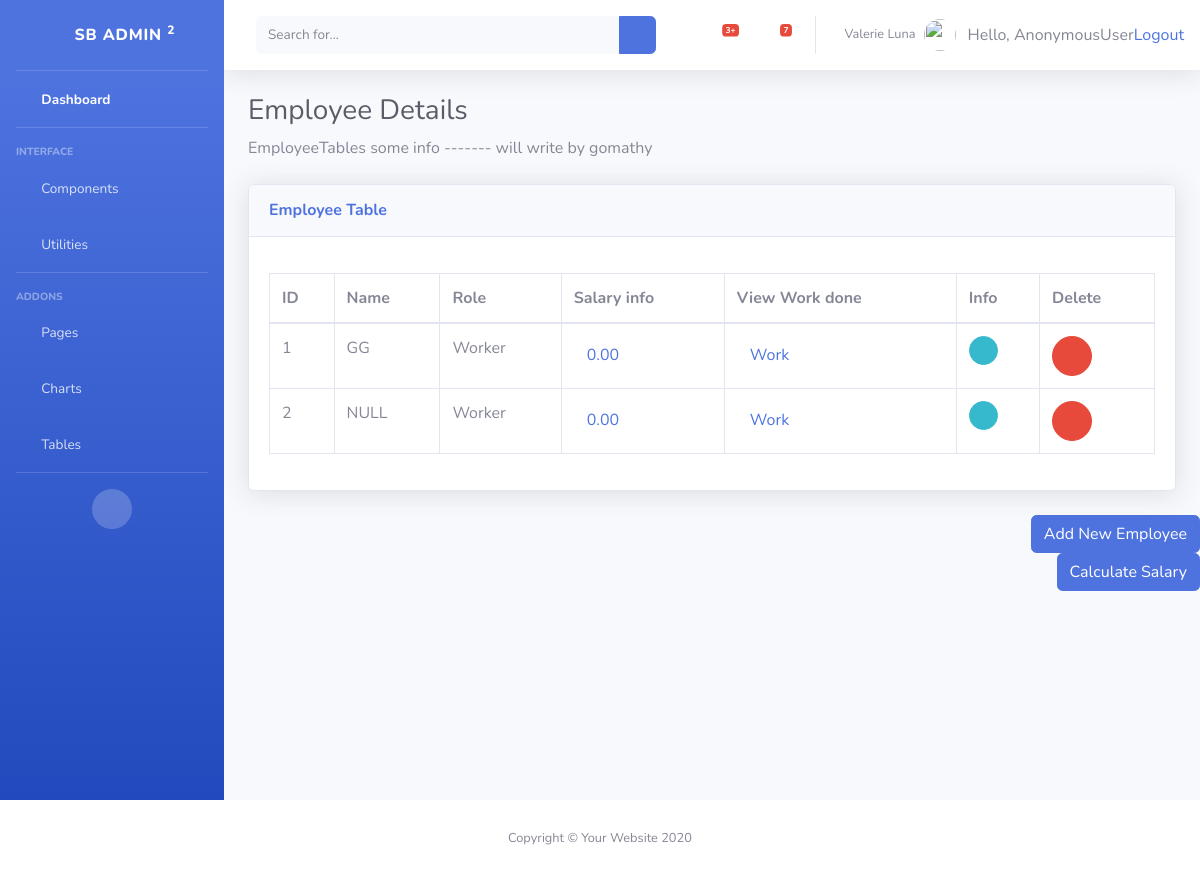
/employee/, run on an earlier commit of the app's database.
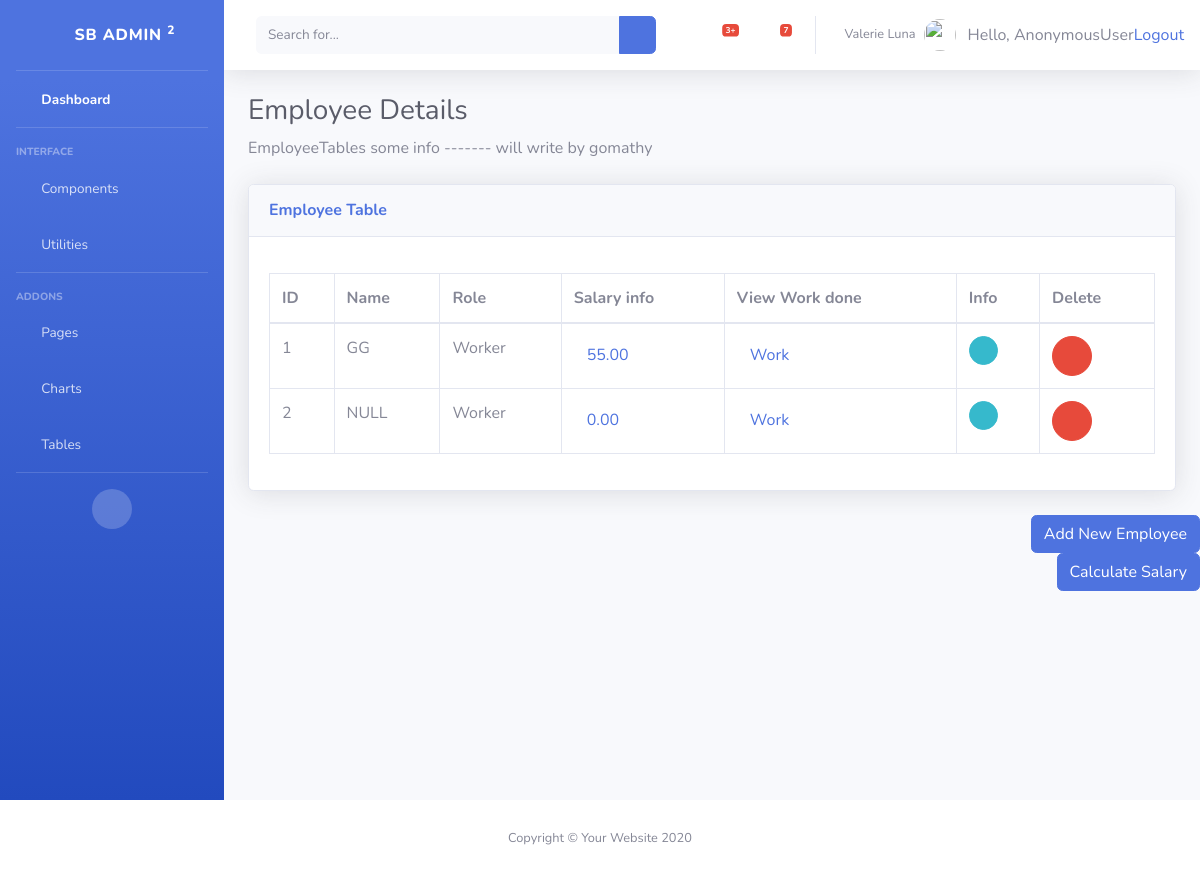
And on a later commit of the database.
### inventory/models.py (models this page shows, shortened)
class Employee(models.Model):
	name 		= models.CharField("Employee Name", max_length=30, default='NULL', blank=True)
	basicSalary = models.DecimalField(max_digits=10, decimal_places=2, default=0)
	bonus 		= models.DecimalField(max_digits=10, decimal_places=2, default=0)
	total 		= models.DecimalField(max_digits=10, decimal_places=2, default=0) # basic + bonus
	isPaid 		= models.BooleanField(default=False)
	lastSalary 	= models.DateTimeField('last salary updated date', default=now, blank=True)
	DESIGNATION_CEO= 'Manager'
	DESIGNATION_WORKER= 'Worker'
	DESIGNATION_SUPERVISER= 'Superviser'
	DESIGNATION_MARKETING= 'MarketingHead'
	DESIGNATION_OTHERS= 'Others'
	DESIGNATION_CHOICES= [(DESIGNATION_WORKER, 'Worker'),(DESIGNATION_CEO,'Manager'),(DESIGNATION_SUPERVISER,'Superviser'),(DESIGNATION_MARKETING,'MarketingHead'),(DESIGNATION_WORKER,'others') ]
	designation = models.CharField(choices=DESIGNATION_CHOICES, max_length=200, default='Others')
	address = models.CharField(max_length=70, default='Not Found', blank=True)
	phone = models.CharField("Phone Number", max_length=11, default='0000000', blank=True)
	dob = models.DateTimeField('date of birth', default=now, blank=True)
	doj = models.DateTimeField('date of Joined', default=now, blank=True)
	GENDER_MALE 	= 0
	GENDER_FEMALE 	= 1
	GENDER_OTHERS 	= 2
	GENDER_CHOICES 	= [(GENDER_MALE, 'Male'), (GENDER_FEMALE, 'Female'), (GENDER_FEMALE, 'Others') ]
	gender 			= models.IntegerField(choices=GENDER_CHOICES, default=2)

### inventory/views.py (the view)
# urls.py: path('employee/',views.employee,name='employee'),
def employee(request):
	Emps = Employee.objects.all()
	return render(request, 'inventory/employee.html', { 'Emps': Emps })

### inventory/templates/inventory/employee.html
{% extends 'inventory/base.html' %}
{% load static %}
{% block body %}
<h1 class="h3 mb-2 text-gray-800">Employee Details </h1>
          <p class="mb-4">EmployeeTables some info ------- will write by gomathy  </p>
          <div class="card shadow mb-4">
            <div class="card-header py-3">
              <h6 class="m-0 font-weight-bold text-primary">Employee Table</h6>
            </div>
            <div class="card-body">
              <div class="table-responsive">
                <table class="table table-bordered" id="dataTable" width="100%" cellspacing="0">
                  <thead>
                    <tr>
                      <th>ID</th>
                      <th>Name</th>
                      <th>Role</th>
                      <th>Salary info</th>
                      <th>View Work done </th>
                      <th>Info</th>
                      <th>Delete</th>
                    </tr>
                  </thead>
                  <tbody>
            <ul>
						{% for e in Emps %}
						<tr>
                <td> {{ e.id }} </td>
						    <td>{{ e.name }} </td>
						    <td>{{ e.designation }}</td>
						    <td>
                  <a href="{% url 'inventory:salary_details' e.id %}"
                      class="btn btn-link"> {{ e.basicSalary }}
                  </a>
                </td>
                <td>
                  <a href="{% url 'inventory:view_works' e.id %}"
                    class="btn btn-link" role="button"> Work
                  </a>
                </td>
                <td>
                    <a href="{% url 'inventory:emp_edit' e.id %}" class="btn btn-info btn-circle btn-sm">
                      <i class="fas fa-info-circle"></i>
                    </a>
                </td>
                <td>
                    <a href="{% url 'inventory:delete_employee' e.id %}"
                       onclick="return confirm('Are you sure you want to delete this?')"
                       class="btn btn-danger btn-circle tn-sm">
                      <i class="fas fa-trash"></i>
                    </a>
                </td>
						</tr>
						{% endfor %}
						</ul>
                  </tbody>
                </table>
              </div>
            </div>
          </div>
        </div>
        <div class="button-group" align="right" >
              <a href="{% url 'inventory:add_employee' %}" class="btn btn-primary" role="button" >
              Add New Employee </a>
        </div>
        <div class="button-group" align="right" >
              <a href="{% url 'inventory:salary_cal' %}" class="btn btn-primary" role="button" >
              Calculate Salary </a>
        </div>
      </div>
</div>
{% endblock %}

What changed in the data, as far as the page shows it:
changed Employee "GG": basicSalary "0.00" → "55.00"
